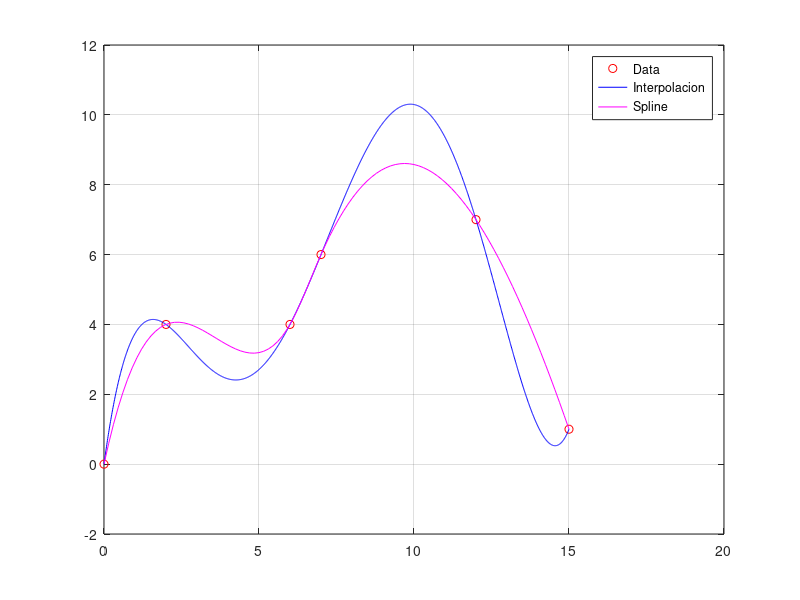

Reproduce this figure in MATLAB.
%solucion con polinomio interpolante
x=[0 2 6 7 12 15];
y=[0 4 4 6 7 1];
p = polyfit(x,y,5);
xx=[0:0.01:15];
yy=polyval(p,xx);
plot(x,y,"or",xx,yy,"b")
grid on
%solucion con spline cubico natural
%Calculo de 100puntos de la graficadeS(x)
xx=linspace(0,15,100);
yy=spline(x,y,xx);
%Dibujo de lafuncion interpoladora S(x)sobre...elconjuntodedatos(x,y)
hold on
plot(xx,yy,'m')
legend('Data','Interpolacion','Spline')
